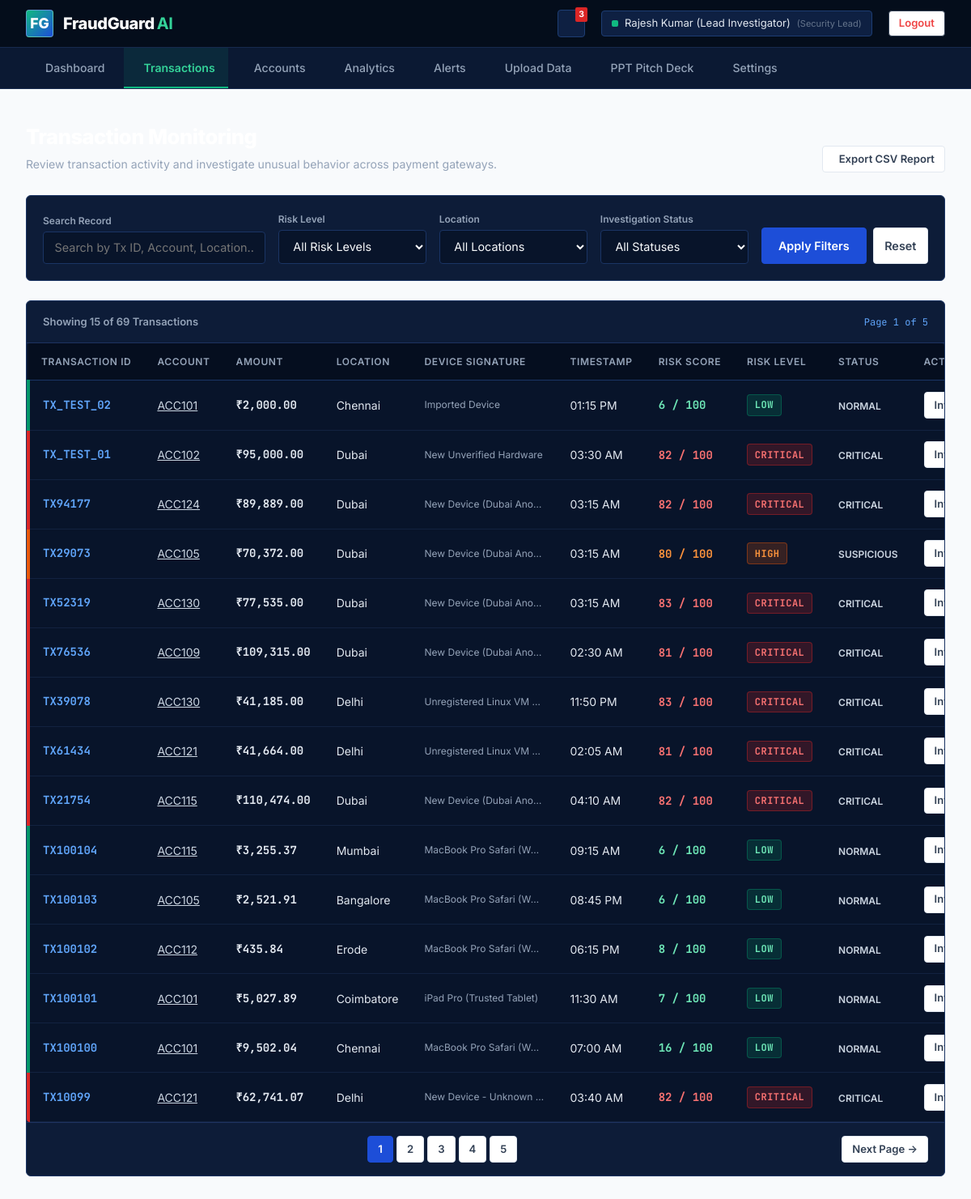
The app's page /transactions (signed in), older data.
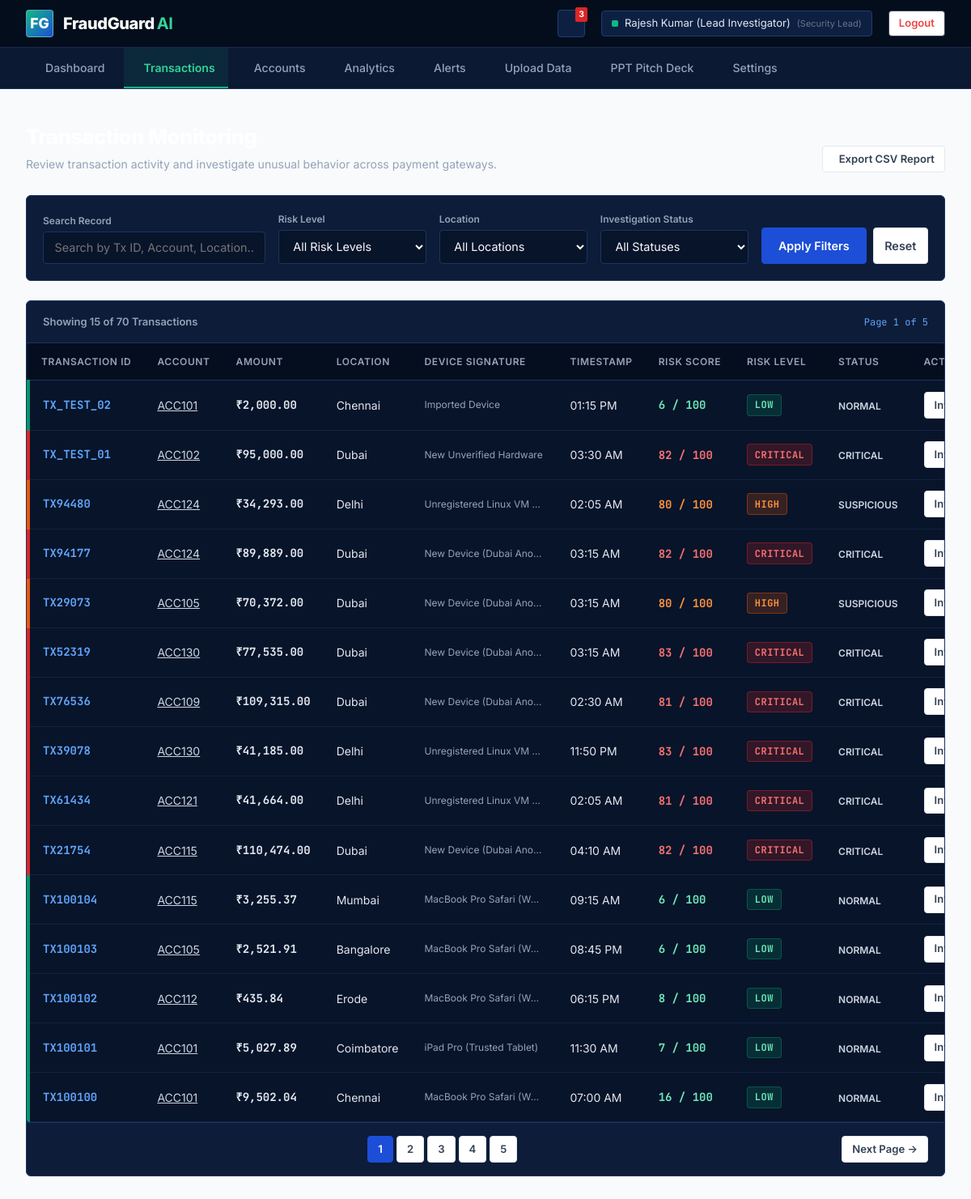
The same page, newer data.
### tables this page shows
CREATE TABLE transactions (
            id INTEGER PRIMARY KEY AUTOINCREMENT,
            transaction_id TEXT UNIQUE NOT NULL,
            account_id TEXT NOT NULL,
            recipient_account_id TEXT,
            amount REAL NOT NULL,
            avg_amount REAL NOT NULL,
            location TEXT NOT NULL,
            time_str TEXT NOT NULL,
            device TEXT NOT NULL,
            new_device INTEGER DEFAULT 0,
            transactions_10min INTEGER DEFAULT 1,
            rule_score INTEGER DEFAULT 0,
            ml_score INTEGER DEFAULT 0,
            risk_score INTEGER DEFAULT 0,
            risk_level TEXT DEFAULT 'LOW',
            status TEXT DEFAULT 'NORMAL',
            flagged_reasons TEXT DEFAULT '[]',
            created_at TIMESTAMP DEFAULT CURRENT_TIMESTAMP
        );

### app.py (the view)
@app.route('/transactions')
@login_required
def transactions_view():
    risk_filter = request.args.get('risk', 'ALL')
    location_filter = request.args.get('location', 'ALL')
    status_filter = request.args.get('status', 'ALL')
    search_query = request.args.get('search', '')
    page = int(request.args.get('page', 1))
    per_page = 15
    offset = (page - 1) * per_page
    tx_list, total_count = get_all_transactions(
        limit=per_page,
        offset=offset,
        filter_risk=risk_filter,
        filter_location=location_filter,
        filter_status=status_filter,
        search=search_query
    )
    total_pages = max(1, (total_count + per_page - 1) // per_page)
    return render_template(
        'transactions.html',
        transactions=tx_list,
        total_count=total_count,
        page=page,
        total_pages=total_pages,
        risk_filter=risk_filter,
        location_filter=location_filter,
        status_filter=status_filter,
        search_query=search_query
    )

### app.py (called while the page is built)
def login_required(f):
    @wraps(f)
    def decorated_function(*args, **kwargs):
        if 'user_id' not in session:
            if request.is_json or request.path.startswith('/api/'):
                return jsonify({'success': False, 'message': 'Authentication required. Please log in.'}), 401
            return redirect(url_for('login_view', next=request.url))
        return f(*args, **kwargs)
    return decorated_function

### database.py (called while the page is built)
def get_db_connection():
    os.makedirs(os.path.dirname(DB_PATH), exist_ok=True)
    conn = sqlite3.connect(DB_PATH, timeout=30.0)
    conn.row_factory = sqlite3.Row
    return conn

### templates/transactions.html (shortened to what this page needs)
{% extends "base.html" %}
{% block content %}
<div class="app-main-content">
    <div style="margin-bottom: 1.75rem; display: flex; justify-content: space-between; align-items: flex-end;">
        <div>
            <h1 style="font-size: 1.6rem; font-weight: 800; color: #FFFFFF; letter-spacing: -0.02em;">
            </h1>
            <p style="font-size: 0.88rem; color: #94A3B8; margin-top: 0.2rem;">
                Review transaction activity and investigate unusual behavior across payment gateways.
            </p>
        </div>
        <div style="display: flex; gap: 0.75rem;">
            <a href="{{ url_for('api_export_report') }}" class="btn btn-secondary btn-sm" download>
                 Export CSV Report
            </a>
        </div>
    </div>
    <div class="panel-card" style="margin-bottom: 1.5rem; padding: 1.25rem;">
        <form method="GET" action="{{ url_for('transactions_view') }}" style="display: grid; grid-template-columns: 1.5fr 1fr 1fr 1fr auto; gap: 1rem; align-items: flex-end;">
            <div>
                <label class="form-label" style="font-size: 12px; color: #94A3B8; margin-bottom: 4px;">Search Record</label>
                <input
                    type="text"
                    name="search"
                    class="form-input"
                    placeholder="Search by Tx ID, Account, Location..."
                    value="{{ search_query }}"
                >
            </div>
            <div>
                <label class="form-label" style="font-size: 12px; color: #94A3B8; margin-bottom: 4px;">Risk Level</label>
                <select name="risk" class="form-select">
                    <option value="ALL" {% if risk_filter == 'ALL' %}selected{% endif %}>All Risk Levels</option>
                </select>
            </div>
            <div>
                <label class="form-label" style="font-size: 12px; color: #94A3B8; margin-bottom: 4px;">Location</label>
                <select name="location" class="form-select">
                    <option value="ALL" {% if location_filter == 'ALL' %}selected{% endif %}>All Locations</option>
                </select>
            </div>
            <div>
                <label class="form-label" style="font-size: 12px; color: #94A3B8; margin-bottom: 4px;">Investigation Status</label>
                <select name="status" class="form-select">
                    <option value="ALL" {% if status_filter == 'ALL' %}selected{% endif %}>All Statuses</option>
                </select>
            </div>
            <div style="display: flex; gap: 0.5rem;">
                <button type="submit" class="btn btn-primary" style="padding: 0.65rem 1.25rem;">
                    Apply Filters
                </button>
                <a href="{{ url_for('transactions_view') }}" class="btn btn-secondary" style="padding: 0.65rem 0.85rem;" title="Reset Filters">
                    Reset
                </a>
            </div>
        </form>
    </div>
    <div class="panel-card" style="padding: 0;">
        <div style="padding: 1rem 1.25rem; border-bottom: 1px solid #1E3360; display: flex; justify-content: space-between; align-items: center;">
            <span style="font-size: 13px; color: #94A3B8; font-weight: 600;">
                Showing {{ transactions|length }} of {{ total_count }} Transactions
            </span>
            <span class="mono" style="font-size: 12px; color: #60A5FA;">
                Page {{ page }} of {{ total_pages }}
            </span>
        </div>
        <div class="table-responsive-container" style="border: none;">
            <table class="fraud-table">
                <thead>
                    <tr>
                        <th>Transaction ID</th>
                        <th>Account</th>
                        <th>Amount</th>
                        <th>Location</th>
                        <th>Device Signature</th>
                        <th>Timestamp</th>
                        <th>Risk Score</th>
                        <th>Risk Level</th>
                        <th>Status</th>
                        <th>Action</th>
                    </tr>
                </thead>
                <tbody>
                    {% for tx in transactions %}
                    <tr class="risk-{{ tx.risk_level.lower() }}">
                        <td style="font-weight: 700; font-family: 'JetBrains Mono', monospace; color: #60A5FA;">
                            {{ tx.transaction_id }}
                        </td>
                        <td>
                            <a href="{{ url_for('account_details_view', account_id=tx.account_id) }}" style="color: #CBD5E1; text-decoration: underline;">
                                {{ tx.account_id }}
                            </a>
                        </td>
                        <td style="font-weight: 700; font-family: 'JetBrains Mono', monospace;">
                            ₹{{ "{:,.2f}".format(tx.amount) }}
                        </td>
                        <td>{{ tx.location }}</td>
                        <td style="font-size: 12px; color: #94A3B8; max-width: 180px; overflow: hidden; text-overflow: ellipsis;">
                            {{ tx.device }}
                        </td>
                        <td>{{ tx.time_str }}</td>
                        <td>
                            <span class="mono" style="font-weight: 700; color: {% if tx.risk_score >= 81 %}#F87171{% elif tx.risk_score >= 61 %}#FB923C{% elif tx.risk_score >= 31 %}#FCD34D{% else %}#6EE7B7{% endif %};">
                                {{ tx.risk_score }} / 100
                            </span>
                        </td>
                        <td>
                            <span class="risk-tag {{ tx.risk_level.lower() }}">{{ tx.risk_level }}</span>
                        </td>
                        <td>
                            <span style="font-size: 12px; font-weight: 600; color: #CBD5E1;">{{ tx.status }}</span>
                        </td>
                        <td>
                            <a href="{{ url_for('transaction_details_view', tx_id=tx.transaction_id) }}" class="btn btn-secondary btn-sm">
                                Investigate &rarr;
                            </a>
                        </td>
                    </tr>
                    {% else %}
                    <tr>
                        <td colspan="10" style="text-align: center; padding: 2rem; color: #94A3B8;">
                            No transactions found matching the applied filter criteria.
                        </td>
                    </tr>
                    {% endfor %}
                </tbody>
            </table>
        </div>
        {% if total_pages > 1 %}
        <div style="padding: 1rem 1.25rem; border-top: 1px solid #1E3360; display: flex; justify-content: space-between; align-items: center;">
            <div style="display: flex; gap: 4px;">
                {% for p in range(1, total_pages + 1) %}
                <a href="{{ url_for('transactions_view', page=p, risk=risk_filter, location=location_filter, status=status_filter, search=search_query) }}" class="btn btn-sm {% if p == page %}btn-primary{% else %}btn-secondary{% endif %}" style="min-width: 32px;">
                    {{ p }}
                </a>
                {% endfor %}
            </div>
            <div>
                {% if page < total_pages %}
                <a href="{{ url_for('transactions_view', page=page+1, risk=risk_filter, location=location_filter, status=status_filter, search=search_query) }}" class="btn btn-secondary btn-sm">
                    Next Page &rarr;
                </a>
                {% endif %}
            </div>
        </div>
        {% endif %}
    </div>
</div>
{% endblock %}

### templates/base.html (shortened to what this page needs)
<!DOCTYPE html>
<html lang="en">
<head>
    <link rel="stylesheet" href="https://cdn.jsdelivr.net/npm/lucide-static@0.321.0/font/lucide.min.css">
    <link rel="stylesheet" href="{{ url_for('static', filename='css/style.css') }}">
</head>
<body class="{% if session.get('user_id') %}dark-mode{% endif %}">
    {% if not session.get('user_id') %}
    <header class="public-navbar">
        <div class="brand-container">
            <div class="brand-shield">FG</div>
            <div class="brand-title">FraudGuard<span>AI</span></div>
        </div>
        <ul class="public-nav-links">
            <li><a href="{{ url_for('landing_page') }}" class="{% if request.path == '/' %}active{% endif %}">Home</a></li>
            <li><a href="#how-it-works">How It Works</a></li>
            <li><a href="#features">Features</a></li>
            <li><a href="#analytics-preview">Analytics</a></li>
            <li><a href="#security-arch">Security</a></li>
        </ul>
        <div style="display: flex; align-items: center; gap: 1rem;">
            <a href="{{ url_for('login_view') }}" class="btn btn-primary btn-sm">Login to Console</a>
        </div>
    </header>
    {% else %}
    <header class="admin-header">
        <div class="brand-container">
            <a href="{{ url_for('dashboard_view') }}" style="display: flex; align-items: center; gap: 0.75rem;">
                <div class="brand-shield">FG</div>
                <div class="brand-title">FraudGuard<span>AI</span></div>
            </a>
        </div>
        <div class="user-badge-container">
            <a href="{{ url_for('alerts_view') }}" class="notif-bell-btn" title="Pending Security Alerts">
                <span class="notif-badge-count" id="headerAlertCount">3</span>
            </a>
            <div class="admin-user-pill">
                <span style="display: inline-block; width: 8px; height: 8px; background: #10B981; border-radius: 2px;"></span>
                <span>{{ session.get('user_name', 'Administrator') }}</span>
                <span style="color: #64748B; font-size: 11px;">(Security Lead)</span>
            </div>
            <a href="{{ url_for('logout_view') }}" class="btn btn-secondary btn-sm" style="color: #EF4444; border-color: #334155;">Logout</a>
        </div>
    </header>
    <nav class="admin-nav-bar">
        <a href="{{ url_for('dashboard_view') }}" class="admin-nav-link {% if request.path == '/dashboard' %}active{% endif %}">
             Dashboard
        </a>
        <a href="{{ url_for('transactions_view') }}" class="admin-nav-link {% if request.path.startswith('/transactions') %}active{% endif %}">
             Transactions
        </a>
        <a href="{{ url_for('accounts_view') }}" class="admin-nav-link {% if request.path.startswith('/accounts') %}active{% endif %}">
             Accounts
        </a>
        <a href="{{ url_for('analytics_view') }}" class="admin-nav-link {% if request.path == '/analytics' %}active{% endif %}">
             Analytics
        </a>
        <a href="{{ url_for('alerts_view') }}" class="admin-nav-link {% if request.path == '/alerts' %}active{% endif %}">
             Alerts
        </a>
        <a href="{{ url_for('upload_view') }}" class="admin-nav-link {% if request.path == '/upload' %}active{% endif %}">
             Upload Data
        </a>
        <a href="{{ url_for('presentation_view') }}" class="admin-nav-link {% if request.path == '/presentation' %}active{% endif %}">
             PPT Pitch Deck
        </a>
        <a href="{{ url_for('settings_view') }}" class="admin-nav-link {% if request.path == '/settings' %}active{% endif %}">
             Settings
        </a>
    </nav>
    {% endif %}
    <main>
        {% block content %}{% endblock %}
    </main>
</body>
</html>

Row changes from the older to the newer data that the page shows:
no longer on this page (row unchanged): transactions: transaction_id "TX10099", account_id "ACC121", amount "62,741.07", location "Delhi", device "New Device - Unknown…", time_str "03:40 AM", risk_score "82", risk_level "CRITICAL", status "CRITICAL"
added transactions: transaction_id "TX94480", account_id "ACC124", amount "34,293.00", location "Delhi", device "Unregistered Linux VM…", time_str "02:05 AM", risk_score "80", risk_level "HIGH", status "SUSPICIOUS"
Text that changed along with them:
{{ total_count }}: "69" → "70"
